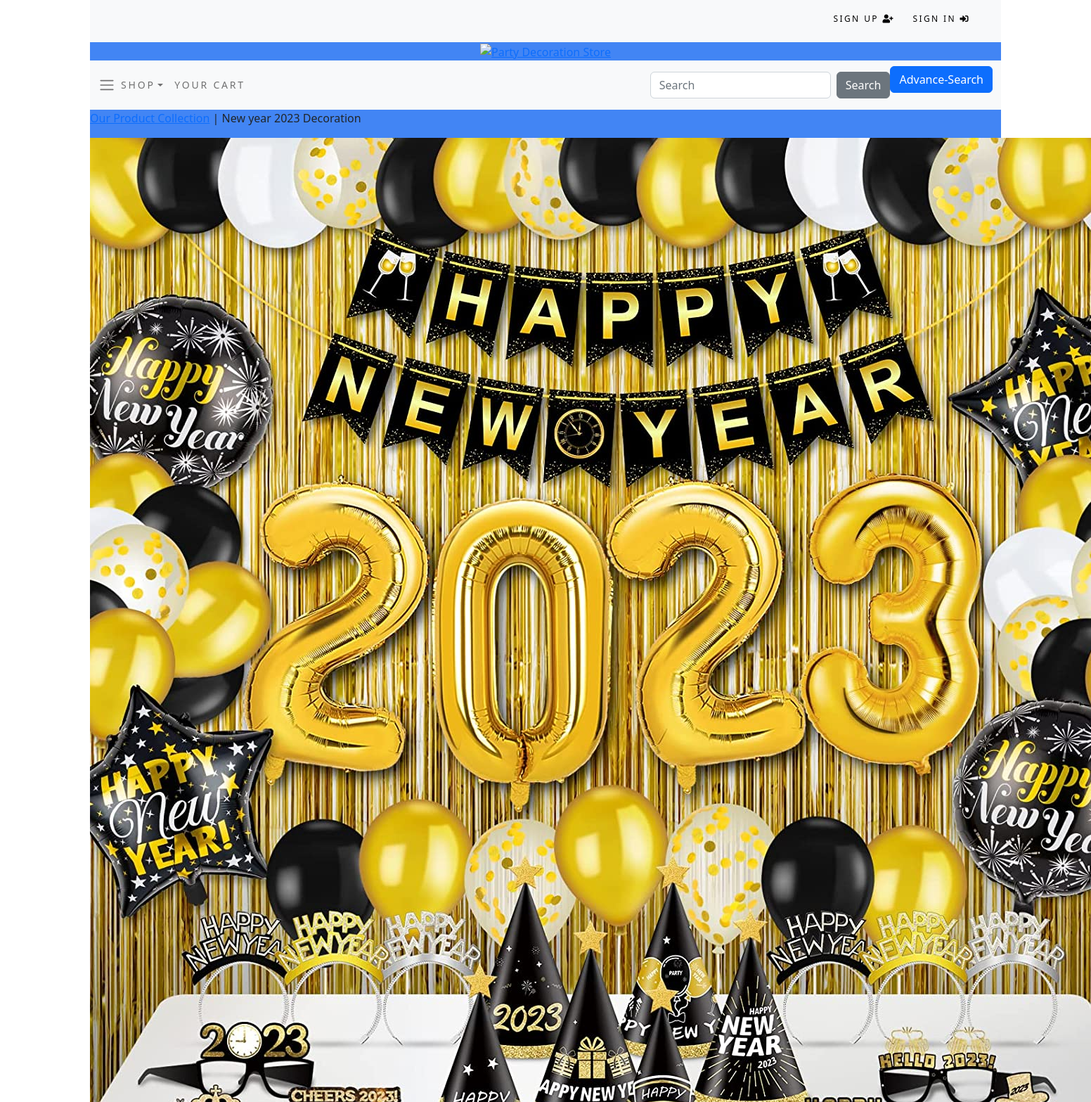
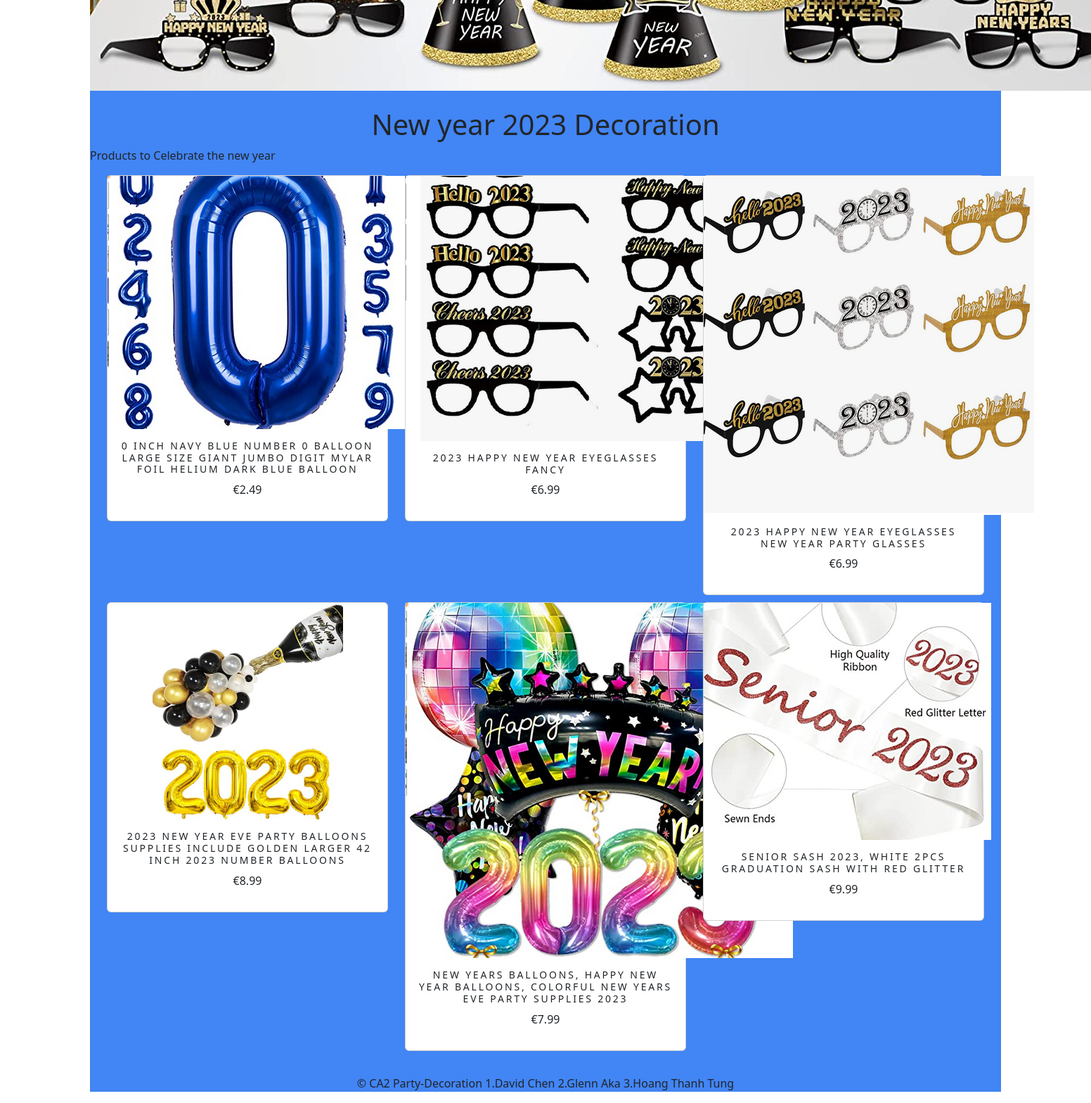
Screenshot of /116fa26d-6580-4d1b-a319-8ad526551cb3/ with the database file from the repository (2 pictures, top to bottom).
### shop/models.py (models this page shows, shortened)
class Category(models.Model):
    id = models.UUIDField(
        primary_key=True,
        default=uuid.uuid4,
        editable=False)
    name = models.CharField(max_length=250, unique=True)
    description = models.TextField(blank = True)
    image = models.ImageField(upload_to = 'category', blank=True)
    class Meta:
        ordering = ('name',)
        verbose_name = 'category'
        verbose_name_plural = 'categories'
    def get_absolute_url(self):
        return reverse('shop:products_by_category', args=[self.id])

class Product(models.Model):
    id = models.UUIDField(primary_key=True,default=uuid.uuid4,editable=False)
    name = models.CharField(max_length=250, unique=True)
    description = models.TextField(blank = True)
    category = models.ForeignKey(Category, on_delete=models.CASCADE)
    price = models.DecimalField(max_digits=10, decimal_places=2)
    image = models.ImageField(upload_to = 'product', blank=True)
    stock = models.IntegerField()
    available = models.BooleanField(default=True)
    created = models.DateTimeField(auto_now_add=True, blank = True, null= True)
    updated = models.DateTimeField(auto_now=True, blank = True, null= True)
    class Meta:
        ordering = ('name',)
        verbose_name = 'product'
        verbose_name_plural = 'products'
    def get_absolute_url(self):
        return reverse('shop:product_detail', args=[self.category.id, self.id])

### shop/views.py (the view)
# urls.py: path('', views.prod_list, name = 'all_products'),
def prod_list(request, category_id=None):
    category = None
    products = Product.objects.filter(available=True)
    if category_id:
        category = get_object_or_404(Category, id=category_id)
        products = Product.objects.filter(category=category, available=True)
    paginator = Paginator(products, 6)
    try:
        page = int(request.GET.get('Page','1'))
    except:
        page = 1
    try:
        products = paginator.page(page)
    except (EmptyPage, InvalidPage):
        products = paginator.page(paginator.num_page)
    return  render(request, 'shop/category.html',{'category':category, 'prods':products})

### cart/context_processors.py (called while the page is built)
def counter(request):
    item_count = 0
    if 'admin' in request.path:
        return {}
    else:
        try:
            cart = Cart.objects.filter(cart_id=_cart_id(request))
            cart_items = CartItem.objects.all().filter(cart=cart[:1])
            for cart_item in cart_items:
                item_count += cart_item.quantity
        except Cart.DoesNotExist:
            item_count = 0
    return {'item_count':item_count}

### cart/views.py (called while the page is built)
def _cart_id(request):
    cart = request.session.session_key
    if not cart:
        cart = request.session.create()
    return cart

### shop/context_processors.py (called while the page is built)
def menu_links(request):
    links = Category.objects.all()
    return {'links':links}

### shop/templates/shop/category.html (shortened to what this page needs)
{% extends "base.html" %}
{% load static %}
{% block content %}
    {% if category %}
        <div class="row my_row_classes">
            <div class = "mx-auto">
                <p><a href="{% url 'shop:all_products' %}">Our Product Collection</a> | {{category.name}}</p>
            </div>
        </div>
    {% endif %}
    <div class = mx-auto>
        {% if category %}
            <img class = "my_image"src="{{category.image.url}}" alt="{{category.name}}">
    </div>
    <br>
    <div>
        <h1 class = "text-center my_title">{{category.name}}</h1>
        <p class = "text-justify">{{category.description}}</p>
    </div>
    {% endif %}
    <div class="container">
        <div class="row mx-auto">
            {% for product in prods %}
                <div class="my_bottom_margin col-9 col-lg-4 col-sm-12 col-md-4">
                    <div class="card text-center" style="min-width:18rem;">
                        <a class ="img" href="{{product.get_absolute_url}}"><img src="{{product.image.url}}" alt="{{product.name}}"></a>
                        <div class="card-body">
                            <h4>{{product.name}}</h4>
                            <p>€{{product.price}}</p>
                        </div>
                    </div>
                </div>
            {% endfor %}
        </div>
        <br>
    </div>
{% endblock %}

### shop/static/css/custom.css (style rules this page uses)
.my_bottom_margin { margin-bottom: 10px; }
.card-body h4 { font-size: 14px; text-transform: uppercase; letter-spacing: .2em; }

### rows the page displays
Category: name "New year 2023 Decoration", image (picture), description "Products to Celebrate the new year"
Product: image (picture), name "0 INCH NAVY BLUE NUMBER 0 BALLOON LARGE SIZE GIANT JUMBO DIGIT MYLAR FOIL HELIUM DARK BLUE BALLOON", price "2.49"
Product: image (picture), name "2023 HAPPY NEW YEAR EYEGLASSES FANCY", price "6.99"
Product: image (picture), name "2023 HAPPY NEW YEAR EYEGLASSES NEW YEAR PARTY GLASSES", price "6.99"
Product: image (picture), name "2023 NEW YEAR EVE PARTY BALLOONS SUPPLIES INCLUDE GOLDEN LARGER 42 INCH 2023 NUMBER BALLOONS", price "8.99"
Product: image (picture), name "NEW YEARS BALLOONS, HAPPY NEW YEAR BALLOONS, COLORFUL NEW YEARS EVE PARTY SUPPLIES 2023", price "7.99"
Product: image (picture), name "SENIOR SASH 2023, WHITE 2PCS GRADUATION SASH WITH RED GLITTER", price "9.99"
